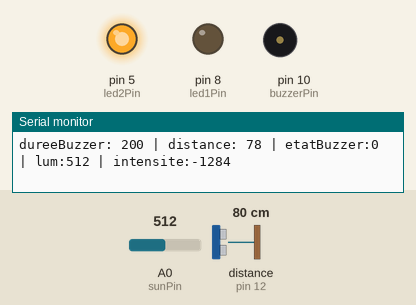
Recording of a sketch running on a simulated Arduino Uno, built with avr-gcc and run on an emulated ATmega328P. Shown: output pins drawn as LEDs (lit = HIGH), buzzer (waves = sounding, pin HIGH), the last lines printed to the serial monitor. Wiring (inferred from the names in the program): ultrasonic range finder: trigger pin 11; echo pin 12. Dashed ring = blinking. The inputs (shaded band) are chosen by the test bench; at power-on: distance to the obstacle (sensor on pin 12) 80 cm, A0 (sunPin) = 512. The echo pulse lasts 58.3 µs per cm; pins used as bus, display or sensor lines are not drawn.

Above: at 1.2 s.
1.3 s: distance to the obstacle (sensor on pin 12) set to 34 cm
4.3 s: distance to the obstacle (sensor on pin 12) set to 30 cm
At 4.58 s:
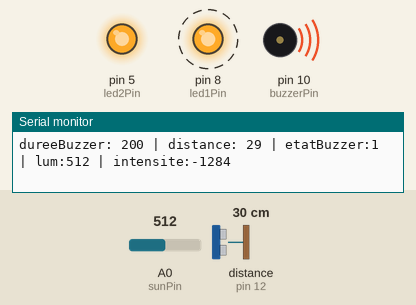
7.3 s: A0 (sunPin) set to 522
At 8.36 s:
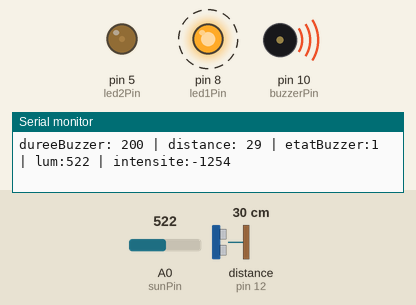
10.3 s: A0 (sunPin) set to 589
At 10.89 s:
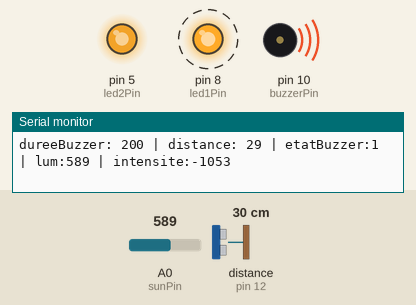
13.3 s: A0 (sunPin) set to 614
At 14.3 s:
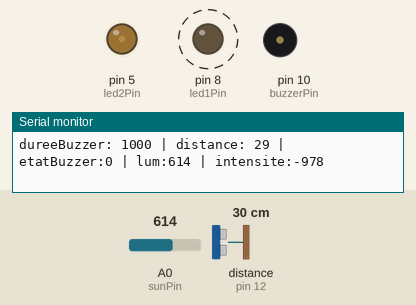
16.3 s: A0 (sunPin) set to 490
At 17.15 s:
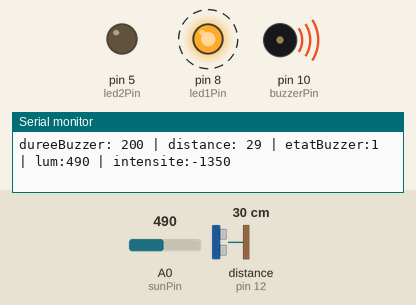
Timing chart, 0 to 20.3 s (numbered marks = the images above; inputs shaded):
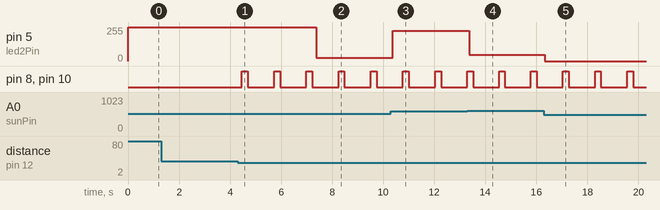

Measured:
- the behaviour switches between 32 and 31 cm on distance to the obstacle (sensor on pin 12) (found by bisection; images 0 and 1)
- the behaviour switches between 513 and 514 on A0 (sunPin) (found by bisection; images 1 and 2)
- the behaviour switches between 606 and 607 on A0 (sunPin) (found by bisection; images 3 and 4)
- after the input at 4.3 s, pin 8 (led1Pin), pin 10 (buzzerPin): alternates HIGH for 0.23 s and LOW for 1.0 s, starting after 0.17 s
- after the input at 7.3 s, pin 5 (led2Pin): 252/255 → 26/255 after 0.08 s
- after the input at 10.3 s, pin 5 (led2Pin): 26/255 → 227/255 after 0.07 s
- after the input at 13.3 s, pin 5 (led2Pin): 227/255 → 46/255 after 0.07 s
- after the input at 16.3 s, pin 5 (led2Pin): 46/255 → 0/255 at once

The sketch:

main.ino
```cpp
// ---- définition des variables ----

// Pin de la carte.
const int trigPin = 11;  // Trigger (émission)
const int echoPin = 12;  // Echo (réception)
const int buzzerPin = 10;
const int led1Pin = 8; // led recul
const int led2Pin = 5; // led phare
const int sunPin = A0;

// --- Variables globales. ----
int periodeD = 2000;
unsigned long debutD = 0;

// Variable pour led phare.
int periodeL = 100;
unsigned long debutL = 0;
int etatLed = 0;
int intensite = 0;
int lum = 0;

// Variable pour capteur distance.
long dureeEcho;    // durée de l'echo
int distance;  // distance

// Variables pour Buzzer.
int etatBuzzer = 0;
int dureeEteint = 200;
int dureeAllume = 200;
int dureeBuzzer = dureeEteint;
unsigned long debutB = 0;

// ---- définition des fonctions ----

int getDistance(void)  // retourne la distance de l'obstacle détecté par le capteur.
{
  int d;
  // Émission d'un signal de durée 10 microsecondes
  digitalWrite(trigPin, LOW);
  delayMicroseconds(5);
  digitalWrite(trigPin, HIGH);
  delayMicroseconds(10);
  digitalWrite(trigPin, LOW);
  // Écoute de l'écho
  dureeEcho = pulseIn(echoPin, HIGH);
  // Calcul de la distance
  d = dureeEcho * 0.034 / 2;  //distance = 1/2 vitesse du son fois la durée
  return d;
}

void testDistance() // print la distance tout les T secondes.
{
  if ((millis() - debutD) > periodeD) {
    distance = getDistance();
    //Serial.print(distance);
    //Serial.print("\n");
    debutD = millis();
  }
}

void testSun() // allume la led "phare" plus ou moins fortement selon la lumière présente. (compris entre 1050 (noire) et 255)
{
  lum = int(analogRead(A0));
  intensite = -(940-lum)*3;
  if (lum < 500)
  {
    analogWrite(led2Pin, 0);
  }
  else
  {
    analogWrite(led2Pin, intensite);
  }
}

void testDuree()  // Change la duree d'allumage du buzzer en fonction de la distance.
{
  distance=getDistance();
  if (distance>0 and distance<=5 )
  {
    dureeEteint=50;
  }
  if (distance>5 and distance<=10)
  {
    dureeEteint=200;
  }
   if (distance>10 and distance<=20)
  {
    dureeEteint=600;
  }
  if (distance>20 and distance<=30)
  {
    dureeEteint=1000;
  }
}

void testBuzzer() // change l'etat du buzzer en fonction de la duree eteinte ou allumee.
{
  if (millis()-debutB>dureeBuzzer)
  {
    if (etatBuzzer==0 and getDistance()<=30)
    {
      digitalWrite(buzzerPin, HIGH);
      digitalWrite(led1Pin, HIGH);
      etatBuzzer=1;
      dureeBuzzer=dureeAllume; // duree avant prochain changement d'etat
    }
    else if (etatBuzzer==1)
    {
      digitalWrite(buzzerPin, LOW);
      digitalWrite(led1Pin, LOW);
      etatBuzzer=0;
      dureeBuzzer=dureeEteint;
    }
    debutB = millis();
  }
}

void debug()
{
  Serial.print("dureeBuzzer: ");
  Serial.print(dureeBuzzer);
  Serial.print(" | distance: ");
  Serial.print(distance);
  Serial.print(" | etatBuzzer:");
  Serial.print(etatBuzzer);
  Serial.print(" | lum:");
  Serial.print(lum);
  Serial.print(" | intensite:");
  Serial.print(intensite);
  Serial.print("\n");

}

void setup()
{
  pinMode(trigPin, OUTPUT);  // Configuration du port du Trigger comme une SORTIE
  pinMode(echoPin, INPUT);   // Configuration du port de l'Echo comme une ENTREE
  pinMode(led1Pin, OUTPUT);
  pinMode(led2Pin, OUTPUT);
  pinMode(buzzerPin, OUTPUT);
  Serial.begin(9600);  // Démarrage de la communication série
}

// ---- MAIN ----

void loop() // appellé en boucle par le processeur.
{
  testSun();      // Test si la lumière extérieur implique de changer l'intensité lumineuse du phare.
  testDuree();   // Test si la distance implique de changer la durée du bip.
  testBuzzer(); // Test si il est temps de changer l'etat du buzzer. Buzz avec une fréquence qui dépend de la durée d'allumage.
  debug();   // montre valeurs des variables de distances, d'etat des lampes et buzzer, d'intensite lumineuse.
}
```
